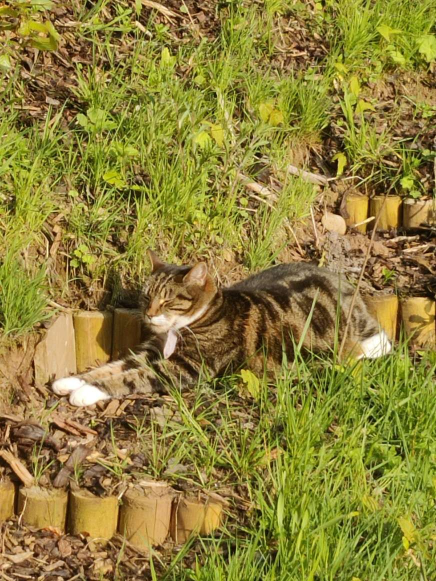
#> input picture resources/fullsized_images/1684002588778.JPEG, 872 x 1162 px, found by its file name (shown at 1/2 size); its folder holds 4 pictures in this run
$ python image_resizing.py   (older library calls are emulated)
#> lines starting #> are read from the running program, lines starting #| are printed output that depends on the picture
import os
from PIL import Image


rootdir = r'C:\Users\JillT\OneDrive\Documents\Computing\Web Development\Personal Web projects\Thomas-Family-Blog\resources\fullsized_images'
destdir = r'C:\Users\JillT\OneDrive\Documents\Computing\Web Development\Personal Web projects\Thomas-Family-Blog\resources\images'
files = os.listdir(rootdir)
print(files)

for image_name in files:
    image_path = os.path.join(rootdir, image_name)
    if os.path.isdir(image_path):
        continue
    image = Image.open(image_path)
#> image is the input picture: PIL image 872x1162 RGB; mean R, G, B 142.1, 129, 58.5
    image.thumbnail((500,500),Image.ANTIALIAS)
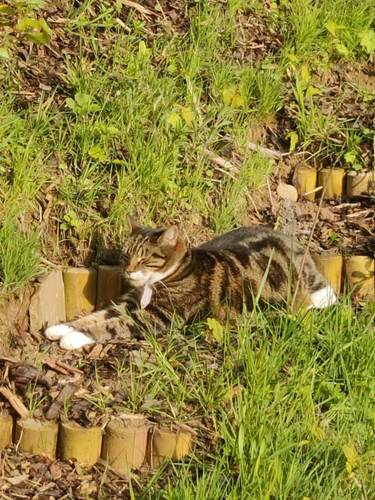
#> image: PIL image 375x500 RGB; mean R, G, B 142.1, 129, 58.6
    image.save(os.path.join(destdir, image_name ),"JPEG")
#> pass 2 of the loop `for image_name in files:`:
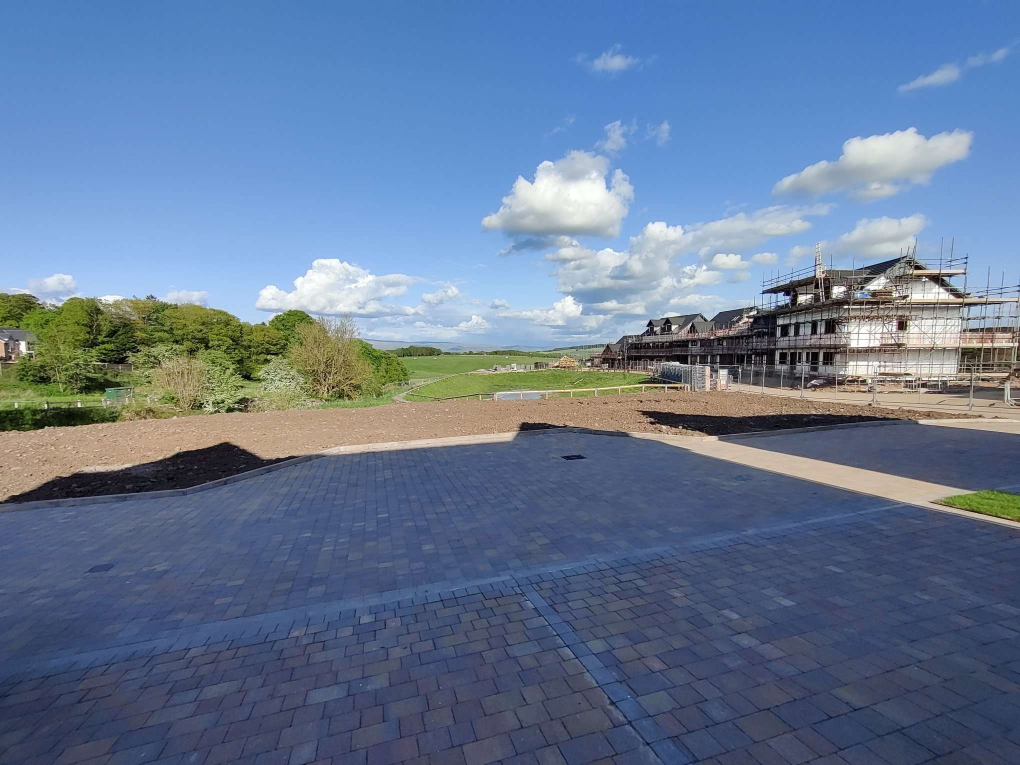
#> input picture resources/fullsized_images/1684169821062 - Copy.JPEG, 2040 x 1530 px, found by its file name (shown at 1/2 size)
#> image is the input picture: PIL image 2040x1530 RGB; mean R, G, B 100.8, 120.7, 149
#> `image.thumbnail((500,500),Image.ANTIALIAS)`:
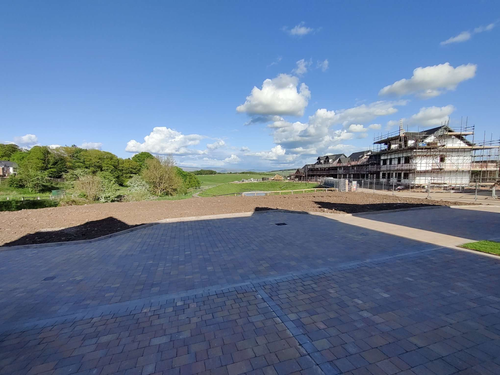
#> image: PIL image 500x375 RGB; mean R, G, B 100.9, 120.8, 149.1
#> pass 3 of the loop `for image_name in files:`:
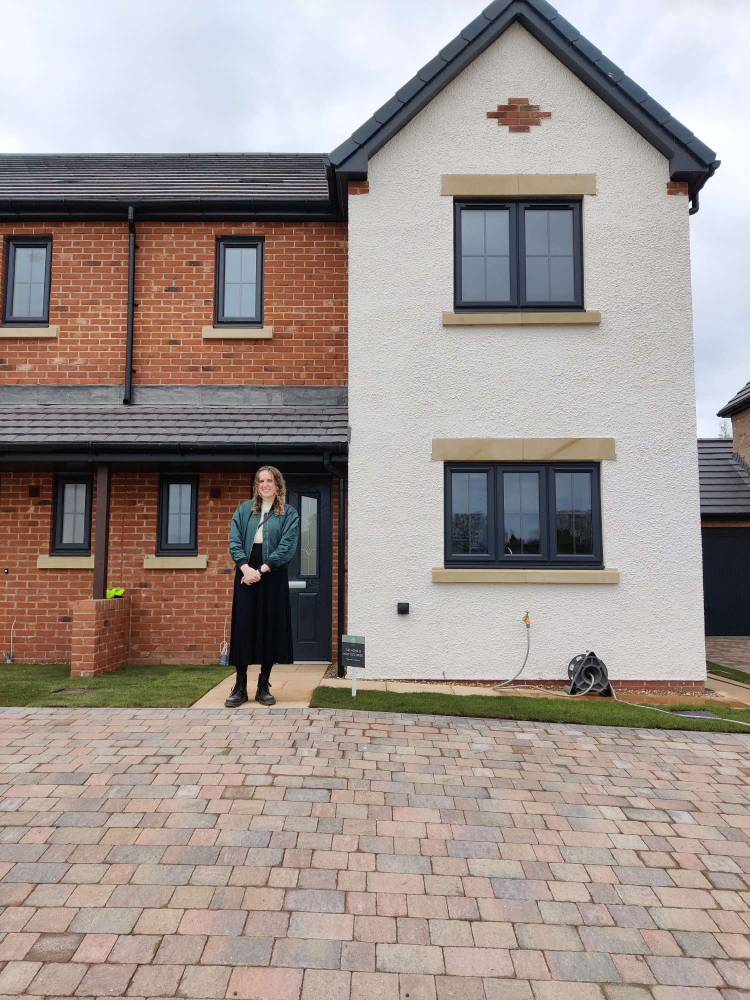
#> input picture resources/fullsized_images/CompletionDayElena1.JPEG, 1500 x 2000 px, found by its file name (shown at 1/2 size)
#> image is the input picture: PIL image 1500x2000 RGB; mean R, G, B 159.7, 148.9, 144.8
#> `image.thumbnail((500,500),Image.ANTIALIAS)`:
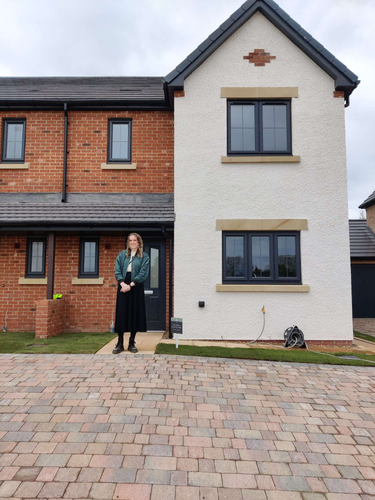
#> image: PIL image 375x500 RGB; mean R, G, B 159.9, 149, 144.9
#> the loop made 4 passes; the first 3 are shown
